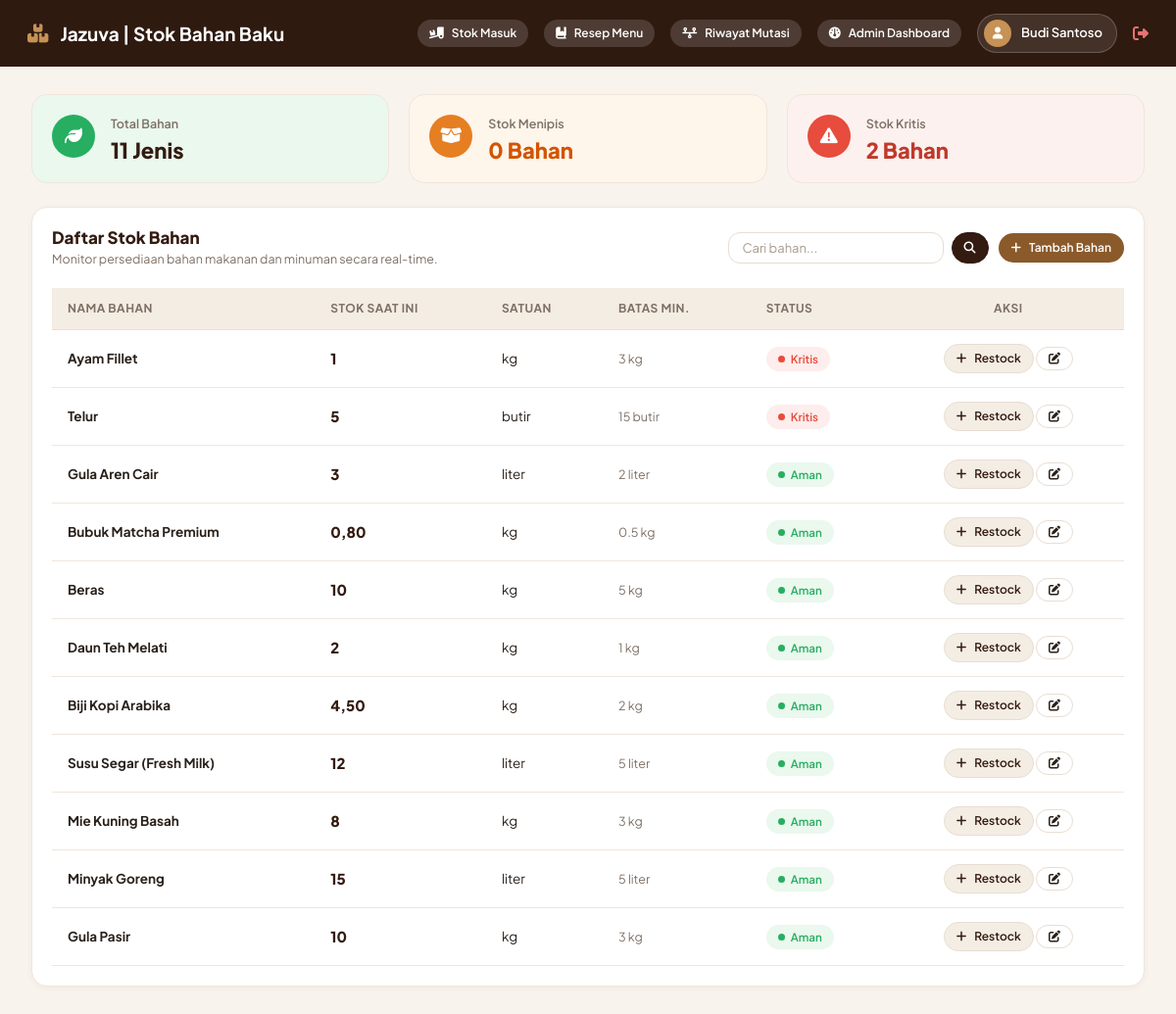
Page /inventory/dashboard.php (signed in) on the committed database.
### tables this page shows
CREATE TABLE `ingredients` (
  `id` INT AUTO_INCREMENT PRIMARY KEY,
  `name` VARCHAR(100) NOT NULL,
  `category` ENUM('makanan', 'minuman', 'bumbu', 'packaging', 'lainnya') DEFAULT 'makanan',
  `stock` DECIMAL(12, 4) NOT NULL DEFAULT 0.0000,
  `unit` VARCHAR(20) NOT NULL DEFAULT 'kg',
  `min_stock` DECIMAL(12, 4) NOT NULL DEFAULT 5.0000,
  `cost_per_unit` DECIMAL(12, 2) DEFAULT 0.00,
  `created_at` TIMESTAMP DEFAULT CURRENT_TIMESTAMP,
  `updated_at` TIMESTAMP DEFAULT CURRENT_TIMESTAMP ON UPDATE CURRENT_TIMESTAMP
);

### app/Core/Security.php (called while the page is built, shortened)
<?php
final class Security
{
    public static function authenticated(): bool
    {
        return !empty($_SESSION['user_id']);
    }
    public static function allows(string|array $roles): bool
    {
        $allowed = array_map('strtolower', (array)$roles);
        return in_array(strtolower((string)($_SESSION['role_name'] ?? '')), $allowed, true);
    }
}

### includes/auth.php (called while the page is built, shortened)
<?php
require_once __DIR__ . '/../app/Core/Security.php';
function isLoggedIn(): bool {
    return Security::authenticated();
}
function getCurrentUser(): ?array {
    return [
        'id'        => $_SESSION['user_id'],
        'username'  => $_SESSION['username'] ?? '',
        'full_name' => $_SESSION['full_name'] ?? '',
        'role_id'   => $_SESSION['role_id'] ?? 0,
        'role_name' => $_SESSION['role_name'] ?? '',
        'role_display' => $_SESSION['role_display'] ?? '',
        'avatar'    => $_SESSION['avatar'] ?? 'default-avatar.png',
    ];
}
function hasRole($roles): bool {
    return Security::allows($roles);
}

### includes/functions.php (called while the page is built, shortened)
<?php
require_once __DIR__ . '/../app/Core/Security.php';
function getStockStatus(float $stock, float $minStock): array {
    if ($stock <= 0) {
        return ['status' => 'Habis', 'class' => 'status-kritis', 'color' => '#E74C3C', 'dot' => 'kritis'];
    } elseif ($stock <= $minStock * 0.5) {
        return ['status' => 'Kritis', 'class' => 'status-kritis', 'color' => '#E74C3C', 'dot' => 'kritis'];
    } elseif ($stock <= $minStock) {
        return ['status' => 'Menipis', 'class' => 'status-menipis', 'color' => '#E67E22', 'dot' => 'menipis'];
    } else {
        return ['status' => 'Aman', 'class' => 'status-aman', 'color' => '#27AE60', 'dot' => 'aman'];
    }
}

### inventory/dashboard.php (the view, shortened to what this page needs)
<?php
require_once __DIR__ . '/../includes/auth.php';
require_once __DIR__ . '/../includes/functions.php';
$pdo = getDbConnection();
$stmtTotal = $pdo->query("SELECT COUNT(*) FROM ingredients");
$totalIngredients = (int)$stmtTotal->fetchColumn();
$stmtMenipis = $pdo->query("SELECT COUNT(*) FROM ingredients WHERE stock > min_stock * 0.5 AND stock <= min_stock");
$countMenipis = (int)$stmtMenipis->fetchColumn();
$stmtKritis = $pdo->query("SELECT COUNT(*) FROM ingredients WHERE stock <= min_stock * 0.5");
$countKritis = (int)$stmtKritis->fetchColumn();
$search = trim($_GET['search'] ?? '');
$sql = "SELECT * FROM ingredients WHERE 1=1";
$params = [];
$sql .= " ORDER BY stock / min_stock ASC, name ASC";
$stmt = $pdo->prepare($sql);
$stmt->execute($params);
$ingredients = $stmt->fetchAll();
?>
<!DOCTYPE html>
<html lang="id">
<head>
  <link rel="stylesheet" href="https://cdnjs.cloudflare.com/ajax/libs/font-awesome/6.5.1/css/all.min.css">
  <link rel="stylesheet" href="<?= BASE_URL ?>/assets/css/style.css">
  <link rel="stylesheet" href="<?= BASE_URL ?>/assets/css/dashboard.css">
</head>
<body>
  <header class="inv-top-bar">
    <div class="inv-brand-title">
      <i class="fa-solid fa-boxes-stacked" style="color: #C69255;"></i>
      <span>Jazuva | Stok Bahan Baku</span>
    </div>
    <div style="display: flex; align-items: center; gap: 16px;">
      <a href="<?= BASE_URL ?>/inventory/stock-in.php" class="btn btn-secondary btn-sm" style="background: rgba(255,255,255,0.15); color: #FFF; border: none;">
        <i class="fa-solid fa-truck-ramp-box"></i> Stok Masuk
      </a>
      <a href="<?= BASE_URL ?>/inventory/recipes.php" class="btn btn-secondary btn-sm" style="background: rgba(255,255,255,0.15); color: #FFF; border: none;">
        <i class="fa-solid fa-book-bookmark"></i> Resep Menu
      </a>
      <a href="<?= BASE_URL ?>/inventory/stock-history.php" class="btn btn-secondary btn-sm" style="background: rgba(255,255,255,0.15); color: #FFF; border: none;">
        <i class="fa-solid fa-timeline"></i> Riwayat Mutasi
      </a>
      <?php if (hasRole('admin')): ?>
        <a href="<?= BASE_URL ?>/admin/dashboard.php" class="btn btn-secondary btn-sm" style="background: rgba(255,255,255,0.15); color: #FFF; border: none;">
          <i class="fa-solid fa-gauge"></i> Admin Dashboard
        </a>
      <?php endif; ?>
      <div class="user-profile-pill" style="background: rgba(255,255,255,0.1); color: #FFF; border: 1px solid rgba(255,255,255,0.2);">
        <div class="user-avatar" style="background: #C69255;">
          <i class="fa-solid fa-user"></i>
        </div>
        <span><?= htmlspecialchars(getCurrentUser()['full_name'] ?? 'Staff') ?></span>
      </div>
      <a href="<?= BASE_URL ?>/logout.php" title="Logout" style="color: #E57373; font-size: 16px;">
        <i class="fa-solid fa-right-from-bracket"></i>
      </a>
    </div>
  </header>
  <main class="page-content" style="max-width: 1200px; margin: 0 auto; width: 100%;">
    <div style="display: grid; grid-template-columns: repeat(3, 1fr); gap: 20px; margin-bottom: 24px;">
      <div class="stat-card card-green">
        <div class="stat-icon">
          <i class="fa-solid fa-leaf"></i>
        </div>
        <div class="stat-info">
          <div class="stat-label">Total Bahan</div>
          <div class="stat-value"><?= $totalIngredients ?> Jenis</div>
        </div>
      </div>
      <div class="stat-card card-brown" style="background: #FEF5EB;">
        <div class="stat-icon" style="background: #E67E22;">
          <i class="fa-solid fa-box-open"></i>
        </div>
        <div class="stat-info">
          <div class="stat-label">Stok Menipis</div>
          <div class="stat-value" style="color: #D35400;"><?= $countMenipis ?> Bahan</div>
        </div>
      </div>
      <div class="stat-card card-red">
        <div class="stat-icon">
          <i class="fa-solid fa-triangle-exclamation"></i>
        </div>
        <div class="stat-info">
          <div class="stat-label">Stok Kritis</div>
          <div class="stat-value" style="color: #C0392B;"><?= $countKritis ?> Bahan</div>
        </div>
      </div>
    </div>
    <div class="card">
      <div style="display: flex; align-items: center; justify-content: space-between; margin-bottom: 20px; flex-wrap: wrap; gap: 14px;">
        <div>
          <h3 style="font-size: 17px; font-weight: 800; color: var(--color-primary);">Daftar Stok Bahan</h3>
          <span style="font-size: 12.5px; color: var(--color-text-muted);">Monitor persediaan bahan makanan dan minuman secara real-time.</span>
        </div>
        <div style="display: flex; gap: 10px; align-items: center;">
          <form method="GET" action="" style="display: flex; gap: 8px;">
            <input type="text" name="search" class="form-control" placeholder="Cari bahan..."
                   value="<?= htmlspecialchars($search) ?>" style="width: 220px; padding: 7px 14px; font-size: 13px;">
            <button type="submit" class="btn btn-primary btn-sm">
              <i class="fa-solid fa-magnifying-glass"></i>
            </button>
          </form>
          <a href="<?= BASE_URL ?>/inventory/ingredients.php?action=create" class="btn btn-caramel btn-sm">
            <i class="fa-solid fa-plus"></i> Tambah Bahan
          </a>
        </div>
      </div>
      <div class="table-responsive">
        <table class="table">
          <thead>
            <tr>
              <th>Nama Bahan</th>
              <th>Stok Saat Ini</th>
              <th>Satuan</th>
              <th>Batas Min.</th>
              <th>Status</th>
              <th style="text-align: center;">Aksi</th>
            </tr>
          </thead>
          <tbody>
            <?php foreach ($ingredients as $ing): ?>
              <?php
                $stInfo = getStockStatus((float)$ing['stock'], (float)$ing['min_stock']);
              ?>
              <tr>
                <td><strong><?= htmlspecialchars($ing['name']) ?></strong></td>
                <td>
                  <span style="font-size: 15px; font-weight: 800; color: var(--color-primary);">
                    <?= (float)$ing['stock'] == (int)$ing['stock'] ? (int)$ing['stock'] : number_format((float)$ing['stock'], 2, ',', '.') ?>
                  </span>
                </td>
                <td><?= htmlspecialchars($ing['unit']) ?></td>
                <td style="color: var(--color-text-muted); font-size: 12.5px;">
                  <?= (float)$ing['min_stock'] == (int)$ing['min_stock'] ? (int)$ing['min_stock'] : (float)$ing['min_stock'] ?> <?= htmlspecialchars($ing['unit']) ?>
                </td>
                <td>
                  <span class="badge <?= $stInfo['class'] ?>">
                    <span class="badge-dot" style="background-color: <?= $stInfo['color'] ?>;"></span>
                    <?= $stInfo['status'] ?>
                  </span>
                </td>
                <td style="text-align: center;">
                  <a href="<?= BASE_URL ?>/inventory/stock-in.php?ing_id=<?= $ing['id'] ?>" class="btn btn-secondary btn-sm" title="Tambah Stok Masuk">
                    <i class="fa-solid fa-plus"></i> Restock
                  </a>
                  <a href="<?= BASE_URL ?>/inventory/ingredients.php?action=edit&id=<?= $ing['id'] ?>" class="btn btn-outline btn-sm" title="Edit Bahan">
                    <i class="fa-solid fa-pen-to-square"></i>
                  </a>
                </td>
              </tr>
            <?php endforeach; ?>
          </tbody>
        </table>
      </div>
    </div>
  </main>
</body>
</html>

### assets/css/style.css (style rules this page uses)
:root { --color-primary: #331B11; --color-primary-dark: #22120B; --color-primary-light: #523122; --color-accent: #8B5A2B; --color-accent-gold: #C69255; --color-accent-hover: #73471E; --color-bg-main: #FBF8F4; --color-bg-card: #FFFFFF; --color-bg-muted: #F4EDE4; --color-bg-alt: #F8F3EC; --color-border: #E8DDD2; --color-border-light: #F0E6DC; --color-text-main: #2A211B; --color-text-muted: #7E7065; --color-text-light: #A89B8F; --color-text-white: #FFFFFF; --color-status-green: #27AE60; --color-status-green-bg: #EAF8EE; --color-status-blue: #2980B9; --color-status-blue-bg: #EBF5FB; --color-status-orange: #E67E22; --color-status-orange-bg: #FEF5EB; --color-status-brown: #8B5A2B; --color-status-brown-bg: #F8EFE7; --color-status-red: #E74C3C; --color-status-red-bg: #FDEDEC; --shadow-sm: 0 2px 6px rgba(51, 27, 17, 0.04); --shadow-md: 0 4px 14px rgba(51, 27, 17, 0.07); --shadow-lg: 0 10px 25px rgba(51, 27, 17, 0.1); --shadow-card: 0 4px 20px rgba(51, 27, 17, 0.06); --radius-sm: 8px; --radius-md: 12px; --radius-lg: 16px; --radius-xl: 24px; --radius-pill: 9999px; --transition-fast: all 0.2s ease; --transition-normal: all 0.3s ease; }
* { box-sizing: border-box; margin: 0; padding: 0; }
body { font-family: 'Plus Jakarta Sans', -apple-system, BlinkMacSystemFont, 'Segoe UI', Roboto, sans-serif; background-color: var(--color-bg-main); color: var(--color-text-main); line-height: 1.5; font-size: 14px; -webkit-font-smoothing: antialiased; }
a { color: var(--color-accent); text-decoration: none; transition: var(--transition-fast); }
h1, h2, h3, h4, h5, h6 { color: var(--color-primary); font-weight: 700; line-height: 1.25; }
.btn { display: inline-flex; align-items: center; justify-content: center; gap: 8px; padding: 9px 18px; font-size: 13.5px; font-weight: 600; border-radius: var(--radius-pill); border: 1px solid transparent; cursor: pointer; transition: var(--transition-fast); text-decoration: none; white-space: nowrap; }
.btn-primary { background-color: var(--color-primary); color: var(--color-text-white); border-color: var(--color-primary); }
.btn-caramel { background-color: var(--color-accent); color: var(--color-text-white); }
.btn-secondary { background-color: var(--color-bg-muted); color: var(--color-primary); border-color: var(--color-border); }
.btn-outline { background: transparent; border-color: var(--color-border); color: var(--color-text-main); }
.btn-sm { padding: 5px 12px; font-size: 12px; border-radius: var(--radius-pill); }
.badge { display: inline-flex; align-items: center; gap: 6px; padding: 4px 12px; font-size: 11.5px; font-weight: 600; border-radius: var(--radius-pill); }
.badge-dot { width: 7px; height: 7px; border-radius: 50%; display: inline-block; }
.status-aman { background-color: var(--color-status-green-bg); color: var(--color-status-green); }
.status-kritis { background-color: var(--color-status-red-bg); color: var(--color-status-red); }
.form-control, .form-select { width: 100%; padding: 10px 14px; font-size: 13.5px; font-family: inherit; color: var(--color-text-main); background-color: #FFFFFF; border: 1px solid var(--color-border); border-radius: var(--radius-md); transition: var(--transition-fast); outline: none; }
.form-control::placeholder { color: var(--color-text-light); }
.card { background: var(--color-bg-card); border-radius: var(--radius-lg); border: 1px solid var(--color-border-light); box-shadow: var(--shadow-sm); padding: 20px; transition: var(--transition-fast); }
.table-responsive { width: 100%; overflow-x: auto; }
.table { width: 100%; border-collapse: separate; border-spacing: 0; text-align: left; }
.table th { padding: 12px 16px; font-size: 12px; font-weight: 700; color: var(--color-text-muted); text-transform: uppercase; letter-spacing: 0.5px; border-bottom: 1px solid var(--color-border); background: var(--color-bg-muted); }
.table td { padding: 14px 16px; font-size: 13.5px; border-bottom: 1px solid var(--color-border-light); color: var(--color-text-main); vertical-align: middle; }

### inventory/dashboard.php (style rules this page uses)
body { background-color: #F8F3EC; min-height: 100vh; display: flex; flex-direction: column; }
.inv-top-bar { background: #2F1A10; color: #FFFFFF; padding: 14px 28px; display: flex; align-items: center; justify-content: space-between; }
.inv-brand-title { display: flex; align-items: center; gap: 12px; font-size: 19px; font-weight: 700; }

### rows in the picture
ingredients: name "Ayam Fillet", stock "1", unit "kg", min_stock "3", stock+min_stock "Kritis"
ingredients: name "Telur", stock "5", unit "butir", min_stock "15", stock+min_stock "Kritis"
ingredients: name "Gula Aren Cair", stock "3", unit "liter", min_stock "2", stock+min_stock "Aman"
ingredients: name "Bubuk Matcha Premium", stock "0,80", unit "kg", min_stock "0.5", stock+min_stock "Aman"
ingredients: name "Beras", stock "10", unit "kg", min_stock "5", stock+min_stock "Aman"
ingredients: name "Daun Teh Melati", stock "2", unit "kg", min_stock "1", stock+min_stock "Aman"
ingredients: name "Biji Kopi Arabika", stock "4,50", unit "kg", min_stock "2", stock+min_stock "Aman"
ingredients: name "Susu Segar (Fresh Milk)", stock "12", unit "liter", min_stock "5", stock+min_stock "Aman"
ingredients: name "Mie Kuning Basah", stock "8", unit "kg", min_stock "3", stock+min_stock "Aman"
ingredients: name "Minyak Goreng", stock "15", unit "liter", min_stock "5", stock+min_stock "Aman"
ingredients: name "Gula Pasir", stock "10", unit "kg", min_stock "3", stock+min_stock "Aman"

### other values in the picture
getCurrentUser()['full_name'] "Budi Santoso"
$totalIngredients "11"
$countMenipis "0"
$countKritis "2"
